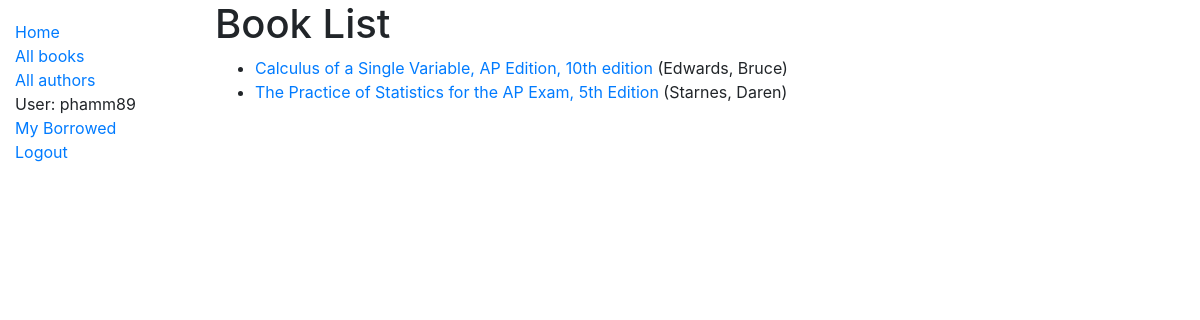
Page /catalog/books/ (signed in) on the committed database.
### catalog/models.py (models this page shows, shortened)
class Book(models.Model):
    title = models.CharField(max_length=200)
    author = models.ForeignKey('Author', on_delete=models.SET_NULL, null=True)
    summary = models.TextField(max_length=1000, help_text='Enter a brief description of the book')
    isbn = models.CharField('ISBN', max_length=13, help_text='13 Character <a href="https://www.isbn-international.org/content/what-isbn">ISBN number</a>')
    genre = models.ManyToManyField(Genre, help_text='Select a genre for this book')
    def get_absolute_url(self):
        return reverse('book-detail', args=[str(self.id)])
    def display_genre(self):
        """Create a string for the Genre. This is required to display genre in Admin."""
        return ', '.join(genre.name for genre in self.genre.all()[:3])
    display_genre.short_description = 'Genre'

class Author(models.Model):
    first_name = models.CharField(max_length=100)
    last_name = models.CharField(max_length=100)
    date_of_birth = models.DateField(null=True, blank=True)
    date_of_death = models.DateField('Died', null=True, blank=True)
    class Meta:
        ordering = ['last_name', 'first_name']
    def __str__(self):
        return f'{self.last_name}, {self.first_name}'

### catalog/views.py (the view)
# urls.py: path('books/', views.BookListView.as_view(), name='books'),
class BookListView(generic.ListView):
    model = Book
    paginate_by = 10

### catalog/templates/catalog/book_list.html
{% extends "base_generic.html" %}
{% block content %}
  <h1>Book List</h1>
  {% if book_list %}
  <ul>
    {% for book in book_list %}
      <li>
        <a href="{{ book.get_absolute_url }}">{{ book.title }}</a> ({{book.author}})
      </li>
    {% endfor %}
  </ul>
  {% else %}
    <p>There are no books in the library.</p>
  {% endif %}
{% endblock %}

### catalog/templates/base_generic.html (shortened to what this page needs)
<!DOCTYPE html>
<html lang="en">
<head>
  <link rel="stylesheet" href="https://stackpath.bootstrapcdn.com/bootstrap/4.1.3/css/bootstrap.min.css">
  {% load static %}
  <link rel="stylesheet" href="{% static 'css/styles.css' %}">
</head>
<body>
  <div class="container-fluid">
    <div class="row">
      <div class="col-sm-2">
      {% block sidebar %}
        <ul class="sidebar-nav">
          <li><a href="{% url 'index' %}">Home</a></li>
          <li><a href="{% url 'books' %}">All books</a></li>
          <li><a href="">All authors</a></li>
          {% if user.is_authenticated %}
              <li>User: {{ user.get_username }}</li>
              <li><a href="{% url 'my-borrowed' %}">My Borrowed</a></li>
              <li><a href="{% url 'logout'%}?next={{request.path}}">Logout</a></li>
          {% else %}
              <li><a href="{% url 'login'%}?next={{request.path}}">Login</a></li>
          {% endif %}
        </ul>
     {% endblock %}
      </div>
      <div class="col-sm-10 ">{% block content %}{% endblock %}</div>
    </div>
  </div>
</body>
</html>

### catalog/static/css/styles.css (style rules this page uses)
.sidebar-nav { margin-top: 20px; padding: 0; list-style: none; }

### rows in the picture
Book: title "Calculus of a Single Variable, AP Edition, 10th edition", author "Edwards, Bruce"
Book: title "The Practice of Statistics for the AP Exam, 5th Edition", author "Starnes, Daren"

### other values in the picture
{{ user.get_username }} "phamm89"
